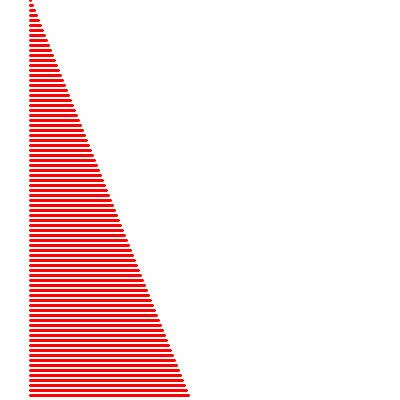
Frame 1 (no input)
Frame 60 (the mouse pressed at the canvas centre just before this capture): identical to frame 1, image omitted
Frame 120 (the mouse held since frame 60 and released just before this capture): identical to frame 1, image omitted

The Processing sketch that drew this single still picture (run headless with seeded random() and noise(); from frame 60 on, the mouse is pressed at the canvas centre):

// Processing sketch: sketch_7
// ── sketch_7.pde
int i=0;
void setup()
{
  size(400,400);
  background(255);
  }
  void draw()
  {
     while (i<80) 
     {
     stroke(255,0,0);
     strokeWeight(3);
     line(30,5*i,30+2*i,5*i);//x1,y1,x2,y2
     i++;
     }
  }
   
  
  //for循环：今天做十套试卷
  //while循环：今天做试卷直到出现100分为止
